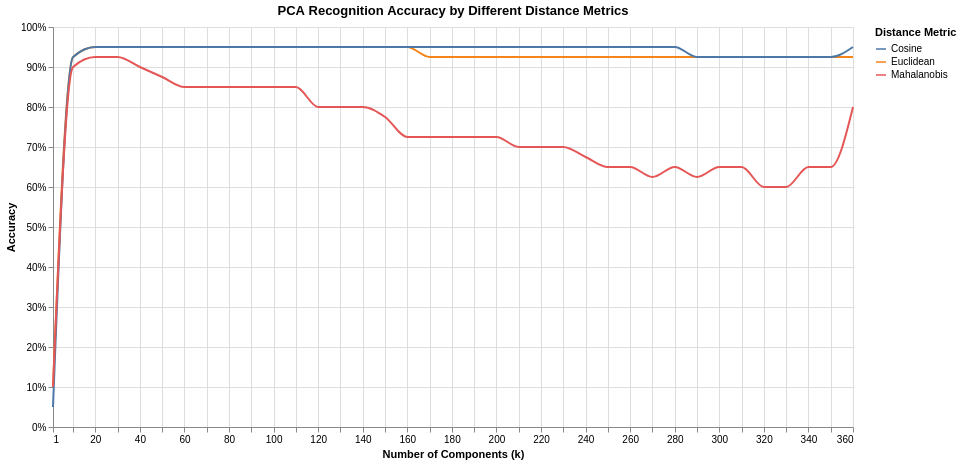

Notebook code cell kept with this figure:
### Code cell
k_list = [1] + list(range(10, 361, 10))
metrics = ['euclidean', 'cosine', 'mahalanobis']
rows = []

for metric in metrics:
    for k in k_list:
        W = eigenvectors[:, :k]
        X_train_proj = X_train_centered @ W
        X_test_proj = X_test_centered @ W

        if metric == 'mahalanobis':
            cov = np.cov(X_train_proj, rowvar=False)

            VI = np.linalg.pinv(np.atleast_2d(cov))
            distances = cdist(X_test_proj, X_train_proj, metric='mahalanobis', VI=VI)
        else:
            distances = cdist(X_test_proj, X_train_proj, metric=metric)

        preds = y_train[np.argmin(distances, axis=1)]
        acc = np.mean(preds == y_test)  

        rows.append({
            'k': k,
            'Metric': metric.capitalize(),
            'Accuracy': acc
        })

df = pd.DataFrame(rows)

input_dropdown = alt.binding_select(
    options=[None, 'Euclidean', 'Cosine', 'Mahalanobis'],
    labels=['All', 'Euclidean', 'Cosine', 'Mahalanobis'],
    name='Metric: '
)

selection = alt.selection_point(fields=['Metric'], bind=input_dropdown)

chart = alt.Chart(df).mark_line(interpolate='monotone').encode(
    x=alt.X(
        'k:Q',
        title='Number of Components (k)',
        scale=alt.Scale(domain=[1, 360]),
        axis=alt.Axis(values=[1] + list(range(10, 361, 10)))
    ),
    y=alt.Y(
        'Accuracy:Q',
        title='Accuracy',
        axis=alt.Axis(format='%'),
        scale=alt.Scale(domain=[0, 1])
    ),
    color=alt.Color('Metric:N', title='Distance Metric'),
    tooltip=[
        alt.Tooltip('Metric:N'),
        alt.Tooltip('k:Q'),
        alt.Tooltip('Accuracy:Q', format='.2%')
    ],
    opacity=alt.condition(selection, alt.value(1), alt.value(0.15))
).add_params(
    selection
).properties(
    title='PCA Recognition Accuracy by Different Distance Metrics',
    width=800,
    height=400
)

chart

### Figure 1 — Vega-Lite specification as saved in the notebook (floating-point values rounded to 4 significant figures)
{"config": {"view": {"continuousWidth": 300, "continuousHeight": 300}}, "data": {"name": "data-e2e886ad12385535740952cb68005716"}, "mark": {"type": "line", "interpolate": "monotone"}, "encoding": {"color": {"field": "Metric", "title": "Distance Metric", "type": "nominal"}, "opacity": {"condition": {"param": "param_8dd6cc3e755d3bc0", "value": 1}, "value": 0.15}, "tooltip": [{"field": "Metric", "type": "nominal"}, {"field": "k", "type": "quantitative"}, {"field": "Accuracy", "format": ".2%", "type": "quantitative"}], "x": {"axis": {"values": [1, 10, 20, 30, 40, 50, 60, 70, 80, 90, 100, 110, 120, 130, 140, 150, 160, 170, 180, 190, 200, 210, 220, 230, 240, 250, 260, 270, 280, 290, 300, 310, 320, 330, 340, 350, 360]}, "field": "k", "scale": {"domain": [1, 360]}, "title": "Number of Components (k)", "type": "quantitative"}, "y": {"axis": {"format": "%"}, "field": "Accuracy", "scale": {"domain": [0, 1]}, "title": "Accuracy", "type": "quantitative"}}, "height": 400, "params": [{"name": "param_8dd6cc3e755d3bc0", "select": {"type": "point", "fields": ["Metric"]}, "bind": {"input": "select", "options": [null, "Euclidean", "Cosine", "Mahalanobis"], "labels": ["All", "Euclidean", "Cosine", "Mahalanobis"], "name": "Metric: "}}], "title": "PCA Recognition Accuracy by Different Distance Metrics", "width": 800, "$schema": "https://vega.github.io/schema/vega-lite/v6.1.0.json", "datasets": {"data-e2e886ad12385535740952cb68005716": [{"k": 1, "Metric": "Euclidean", "Accuracy": 0.1}, {"k": 10, "Metric": "Euclidean", "Accuracy": 0.925}, {"k": 20, "Metric": "Euclidean", "Accuracy": 0.95}, {"k": 30, "Metric": "Euclidean", "Accuracy": 0.95}, {"k": 40, "Metric": "Euclidean", "Accuracy": 0.95}, {"k": 50, "Metric": "Euclidean", "Accuracy": 0.95}, {"k": 60, "Metric": "Euclidean", "Accuracy": 0.95}, {"k": 70, "Metric": "Euclidean", "Accuracy": 0.95}, {"k": 80, "Metric": "Euclidean", "Accuracy": 0.95}, {"k": 90, "Metric": "Euclidean", "Accuracy": 0.95}, {"k": 100, "Metric": "Euclidean", "Accuracy": 0.95}, {"k": 110, "Metric": "Euclidean", "Accuracy": 0.95}, {"k": 120, "Metric": "Euclidean", "Accuracy": 0.95}, {"k": 130, "Metric": "Euclidean", "Accuracy": 0.95}, {"k": 140, "Metric": "Euclidean", "Accuracy": 0.95}, {"k": 150, "Metric": "Euclidean", "Accuracy": 0.95}, {"k": 160, "Metric": "Euclidean", "Accuracy": 0.95}, {"k": 170, "Metric": "Euclidean", "Accuracy": 0.925}, {"k": 180, "Metric": "Euclidean", "Accuracy": 0.925}, {"k": 190, "Metric": "Euclidean", "Accuracy": 0.925}, {"k": 200, "Metric": "Euclidean", "Accuracy": 0.925}, {"k": 210, "Metric": "Euclidean", "Accuracy": 0.925}, {"k": 220, "Metric": "Euclidean", "Accuracy": 0.925}, {"k": 230, "Metric": "Euclidean", "Accuracy": 0.925}, {"k": 240, "Metric": "Euclidean", "Accuracy": 0.925}, {"k": 250, "Metric": "Euclidean", "Accuracy": 0.925}, {"k": 260, "Metric": "Euclidean", "Accuracy": 0.925}, {"k": 270, "Metric": "Euclidean", "Accuracy": 0.925}, {"k": 280, "Metric": "Euclidean", "Accuracy": 0.925}, {"k": 290, "Metric": "Euclidean", "Accuracy": 0.925}, {"k": 300, "Metric": "Euclidean", "Accuracy": 0.925}, {"k": 310, "Metric": "Euclidean", "Accuracy": 0.925}, {"k": 320, "Metric": "Euclidean", "Accuracy": 0.925}, {"k": 330, "Metric": "Euclidean", "Accuracy": 0.925}, {"k": 340, "Metric": "Euclidean", "Accuracy": 0.925}, {"k": 350, "Metric": "Euclidean", "Accuracy": 0.925}, {"k": 360, "Metric": "Euclidean", "Accuracy": 0.925}, {"k": 1, "Metric": "Cosine", "Accuracy": 0.05}, {"k": 10, "Metric": "Cosine", "Accuracy": 0.925}, {"k": 20, "Metric": "Cosine", "Accuracy": 0.95}, {"k": 30, "Metric": "Cosine", "Accuracy": 0.95}, {"k": 40, "Metric": "Cosine", "Accuracy": 0.95}, {"k": 50, "Metric": "Cosine", "Accuracy": 0.95}, {"k": 60, "Metric": "Cosine", "Accuracy": 0.95}, {"k": 70, "Metric": "Cosine", "Accuracy": 0.95}, {"k": 80, "Metric": "Cosine", "Accuracy": 0.95}, {"k": 90, "Metric": "Cosine", "Accuracy": 0.95}, {"k": 100, "Metric": "Cosine", "Accuracy": 0.95}, {"k": 110, "Metric": "Cosine", "Accuracy": 0.95}, {"k": 120, "Metric": "Cosine", "Accuracy": 0.95}, {"k": 130, "Metric": "Cosine", "Accuracy": 0.95}, {"k": 140, "Metric": "Cosine", "Accuracy": 0.95}, {"k": 150, "Metric": "Cosine", "Accuracy": 0.95}, {"k": 160, "Metric": "Cosine", "Accuracy": 0.95}, {"k": 170, "Metric": "Cosine", "Accuracy": 0.95}, {"k": 180, "Metric": "Cosine", "Accuracy": 0.95}, {"k": 190, "Metric": "Cosine", "Accuracy": 0.95}, {"k": 200, "Metric": "Cosine", "Accuracy": 0.95}, {"k": 210, "Metric": "Cosine", "Accuracy": 0.95}, {"k": 220, "Metric": "Cosine", "Accuracy": 0.95}, {"k": 230, "Metric": "Cosine", "Accuracy": 0.95}, {"k": 240, "Metric": "Cosine", "Accuracy": 0.95}, {"k": 250, "Metric": "Cosine", "Accuracy": 0.95}, {"k": 260, "Metric": "Cosine", "Accuracy": 0.95}, {"k": 270, "Metric": "Cosine", "Accuracy": 0.95}, {"k": 280, "Metric": "Cosine", "Accuracy": 0.95}, {"k": 290, "Metric": "Cosine", "Accuracy": 0.925}, {"k": 300, "Metric": "Cosine", "Accuracy": 0.925}, {"k": 310, "Metric": "Cosine", "Accuracy": 0.925}, {"k": 320, "Metric": "Cosine", "Accuracy": 0.925}, {"k": 330, "Metric": "Cosine", "Accuracy": 0.925}, {"k": 340, "Metric": "Cosine", "Accuracy": 0.925}, {"k": 350, "Metric": "Cosine", "Accuracy": 0.925}, {"k": 360, "Metric": "Cosine", "Accuracy": 0.95}, {"k": 1, "Metric": "Mahalanobis", "Accuracy": 0.1}, {"k": 10, "Metric": "Mahalanobis", "Accuracy": 0.9}, {"k": 20, "Metric": "Mahalanobis", "Accuracy": 0.925}, {"k": 30, "Metric": "Mahalanobis", "Accuracy": 0.925}, {"k": 40, "Metric": "Mahalanobis", "Accuracy": 0.9}, {"k": 50, "Metric": "Mahalanobis", "Accuracy": 0.875}, {"k": 60, "Metric": "Mahalanobis", "Accuracy": 0.85}, {"k": 70, "Metric": "Mahalanobis", "Accuracy": 0.85}, {"k": 80, "Metric": "Mahalanobis", "Accuracy": 0.85}, {"k": 90, "Metric": "Mahalanobis", "Accuracy": 0.85}, {"k": 100, "Metric": "Mahalanobis", "Accuracy": 0.85}, {"k": 110, "Metric": "Mahalanobis", "Accuracy": 0.85}, {"k": 120, "Metric": "Mahalanobis", "Accuracy": 0.8}, {"k": 130, "Metric": "Mahalanobis", "Accuracy": 0.8}, {"k": 140, "Metric": "Mahalanobis", "Accuracy": 0.8}, {"k": 150, "Metric": "Mahalanobis", "Accuracy": 0.775}, {"k": 160, "Metric": "Mahalanobis", "Accuracy": 0.725}, {"k": 170, "Metric": "Mahalanobis", "Accuracy": 0.725}, {"k": 180, "Metric": "Mahalanobis", "Accuracy": 0.725}, {"k": 190, "Metric": "Mahalanobis", "Accuracy": 0.725}, {"k": 200, "Metric": "Mahalanobis", "Accuracy": 0.725}, {"k": 210, "Metric": "Mahalanobis", "Accuracy": 0.7}, {"k": 220, "Metric": "Mahalanobis", "Accuracy": 0.7}, {"k": 230, "Metric": "Mahalanobis", "Accuracy": 0.7}, {"k": 240, "Metric": "Mahalanobis", "Accuracy": 0.675}, {"k": 250, "Metric": "Mahalanobis", "Accuracy": 0.65}, {"k": 260, "Metric": "Mahalanobis", "Accuracy": 0.65}, {"k": 270, "Metric": "Mahalanobis", "Accuracy": 0.625}, {"k": 280, "Metric": "Mahalanobis", "Accuracy": 0.65}, {"k": 290, "Metric": "Mahalanobis", "Accuracy": 0.625}, {"k": 300, "Metric": "Mahalanobis", "Accuracy": 0.65}, {"k": 310, "Metric": "Mahalanobis", "Accuracy": 0.65}, {"k": 320, "Metric": "Mahalanobis", "Accuracy": 0.6}, {"k": 330, "Metric": "Mahalanobis", "Accuracy": 0.6}, {"k": 340, "Metric": "Mahalanobis", "Accuracy": 0.65}, {"k": 350, "Metric": "Mahalanobis", "Accuracy": 0.65}, {"k": 360, "Metric": "Mahalanobis", "Accuracy": 0.8}]}}
